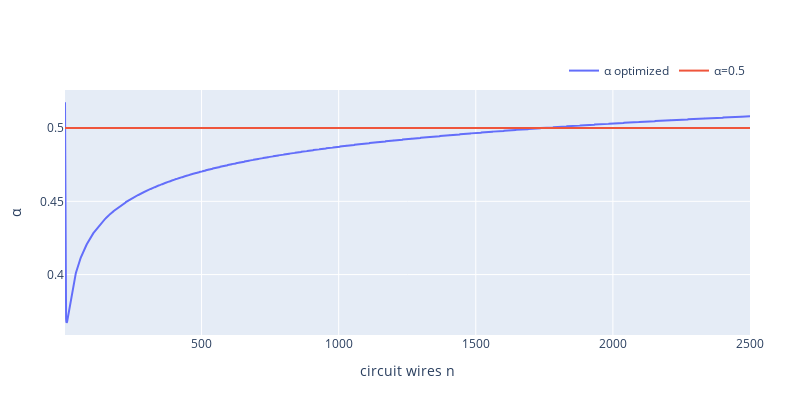

The code cell stored with this chart in its notebook:
### Code cell
layout_1 = go.Layout(
    margin=dict(l=65, r=50, b=65, t=90),
    autosize=False,
    width=800,
    height=400,
    xaxis = dict(title='circuit wires n'),
    yaxis = dict(title=chr(945)),
    legend=dict(orientation="h", yanchor="bottom", y=1.02, xanchor="right", x=1)
    )

trace0 = go.Scatter(x= n_vec_2d, y = min_a_2d, name=chr(945) + ' optimized', mode="lines")
trace1 = go.Scatter(x= n_vec_2d, y = a_1_2, name=chr(945) + '=0.5', mode="lines")

data = [trace0, trace1]
fig = go.Figure(data = data, layout=layout_1)
fig.show()

### Figure 1 — Plotly figure (JSON) as saved in the notebook; plotly's stock layout.template omitted (floating-point values rounded to 4 significant figures; data arrays with more than 128 entries replaced by an {"elided": "..."} marker saying what was removed)
{"data": [{"mode": "lines", "name": "α optimized", "type": "scatter", "x": {"elided": "2500 float values"}, "y": {"elided": "2500 float values"}}, {"mode": "lines", "name": "α=0.5", "type": "scatter", "x": {"elided": "2500 float values"}, "y": {"elided": "2500 float values"}}], "layout": {"autosize": false, "height": 400, "legend": {"orientation": "h", "x": 1, "xanchor": "right", "y": 1.02, "yanchor": "bottom"}, "margin": {"b": 65, "l": 65, "r": 50, "t": 90}, "width": 800, "xaxis": {"title": {"text": "circuit wires n"}}, "yaxis": {"title": {"text": "α"}}}}
